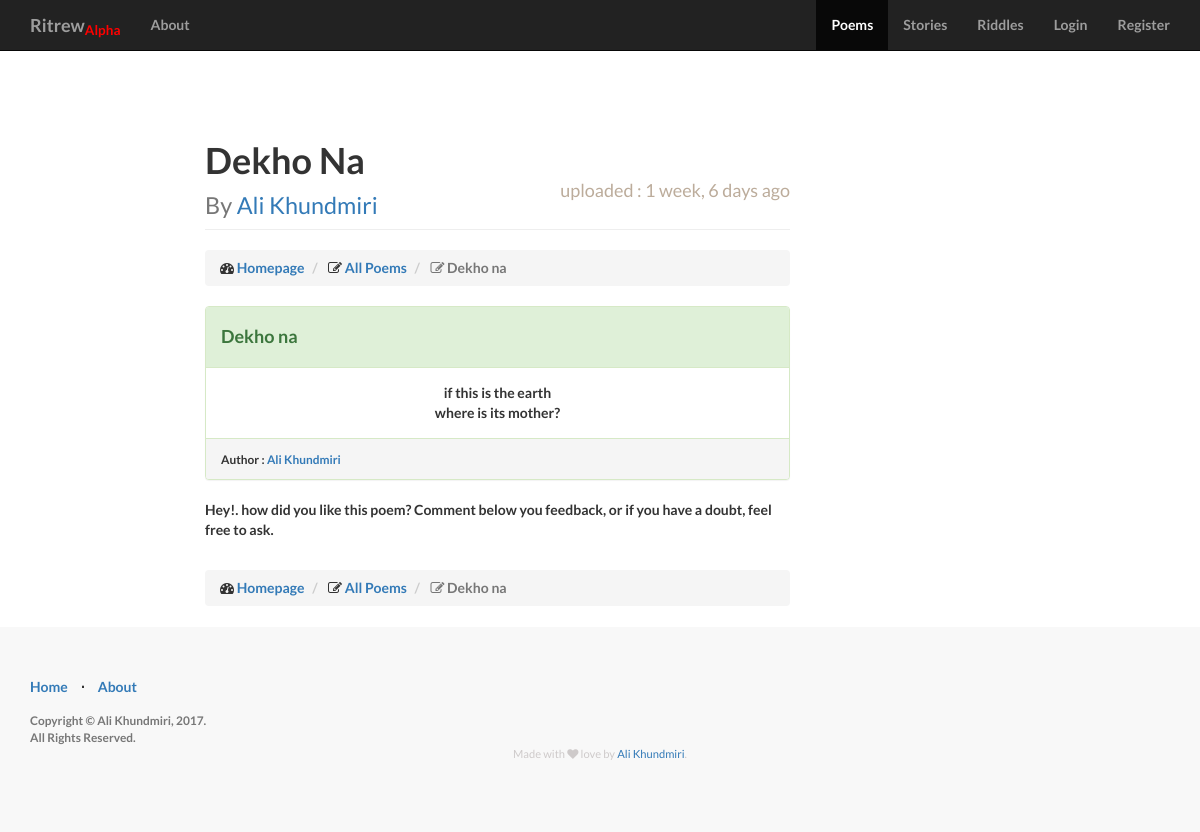
Screenshot of /poems/dekho-na/ with the database file from the repository.
### core/models.py (models this page shows, shortened)
class all_poems(models.Model):
	app_name = "Poem"
	title = models.CharField(max_length=300, blank=False, null=False)
	slug = models.SlugField(unique=True)
	poem = models.TextField(max_length=300000, blank=False, null=False)
	show_poem = models.BooleanField(default=True)
	poet = models.ForeignKey(settings.AUTH_USER_MODEL, default=1)
	tags = models.ManyToManyField(taggers, blank=True, null=True)
	timestamp = models.DateTimeField(auto_now=False, auto_now_add=True)
	updated = models.DateTimeField(auto_now=True, auto_now_add=False)
	class Meta:
		ordering = ["-timestamp", "-updated"]
		verbose_name = "Poem"
		verbose_name_plural = "Poems"

### core/views.py (the view)
# urls.py: url(r'^poems/(?P<slug>[\w-]+)/$', views.poem_detail, name='poem_detail'),
def poem_detail(request, slug=None):
	name = "Poem"
	poem = get_object_or_404(all_poems, slug = slug, show_poem = True)
	context = {
		"name" : name,
		'name_nav' : 'poem',
		"poems" : poem,
		'breadcrumb_text_0' : "All Poems",
		'breadcrumb_text_1' : "All Poems",
	}
	return render(request, 'core/poetist_detail_poem.html', context)

### core/templates/core/poetist_detail_poem.html (shortened to what this page needs)
{% extends 'base.html' %}
{% block content_body %}
<div class="row">
	<div class="col-lg-12">
		<h1 class="page-header"> {{ poems.title|title }} <br>
			<small>By
				{% if poems.poet %}
					<a href="/{{ poems.poet.username }}">
						{% if poems.poet.get_full_name %}
							{{ poems.poet.get_full_name }}
						{% else %}
							{{ poems.poet }}
						{% endif %}
					</a>
				{% else %}
					<p>Anonymous</p>
				{% endif %}
			</small>
			<small class="pull-right" style="color: #BCAC9B; font-size: 0.5em">
				uploaded : {{poems.timestamp|timesince}} ago
			</small>
		</h1>
		<ol class="breadcrumb">
			<li>
				<i class="fa fa-dashboard"></i><a href="{% url 'writer:list' %}"> Homepage</a>
			</li>
			<li>
				<i class="fa fa-edit"></i><a href="{% url 'writer:poem_list' %}"> {{breadcrumb_text_0}} </a>
			</li>
			<li class="active">
				<i class="fa fa-edit"></i> {{poems.title|truncatewords:5}}
			</li>
		</ol>
	</div>
</div>
	<div class="container col-lg-12" style="padding: 0px">
		<div class="panel panel-success">
			<div class="panel-heading">
				<h4>
					{{ poems.title }}
				</h4>
			</div>
			<div class="panel-body" style="text-align: center;">
				{{ poems.poem|linebreaksbr }}
			</div>
			{% if poems.poet %}
				<div class="panel-footer panel-success">
					<small> Author :
						{% if poems.poet %}
							<a href="/{{ poems.poet.username }}">
								{% if poems.poet.get_full_name %}
									{{ poems.poet.get_full_name }}
								{% else %}
									{{ poems.poet }}
								{% endif %}
							</a>
						{% else %}
							<p>Anonymous</p>
						{% endif %}
					</small>
				</div>
			{% endif %}
		</div>
	</div>
	<br>
	<hr><br>
	<p>Hey!. how did you like this {{name_nav}}? Comment below you feedback, or if you have a doubt, feel free to ask.</p>
	<br>
	<div class="row">
		<div class="col-lg-12">
			<ol class="breadcrumb">
				<li>
					<i class="fa fa-dashboard"></i><a href="{% url 'writer:list' %}"> Homepage</a>
				</li>
				<li class="">
					<i class="fa fa-edit"></i><a href="{% url 'writer:poem_list' %}"> {{breadcrumb_text_0}} </a>
				</li>
				<li class="active">
					<i class="fa fa-edit"></i> {{poems.title|truncatewords:5}}
				</li>
			</ol>
		</div>
	</div>
{% endblock %}

### static/lander/css/landing-page.css (style rules this page uses)
body, html { width: 100%; height: 100%; }
body, h1, h2, h3, h4, h5, h6 { font-family: "Lato","Helvetica Neue",Helvetica,Arial,sans-serif; font-weight: 700; }

### rows the page displays
all_poems: title "Dekho Na", poet.get_full_name "Ali Khundmiri", timestamp "1 week, 6 days", title "Dekho na", poem "if this is the earth where is its mother?"

### other values shown
{{ breadcrumb_text_0 }} "All Poems"
{{ name_nav }} "poem"
